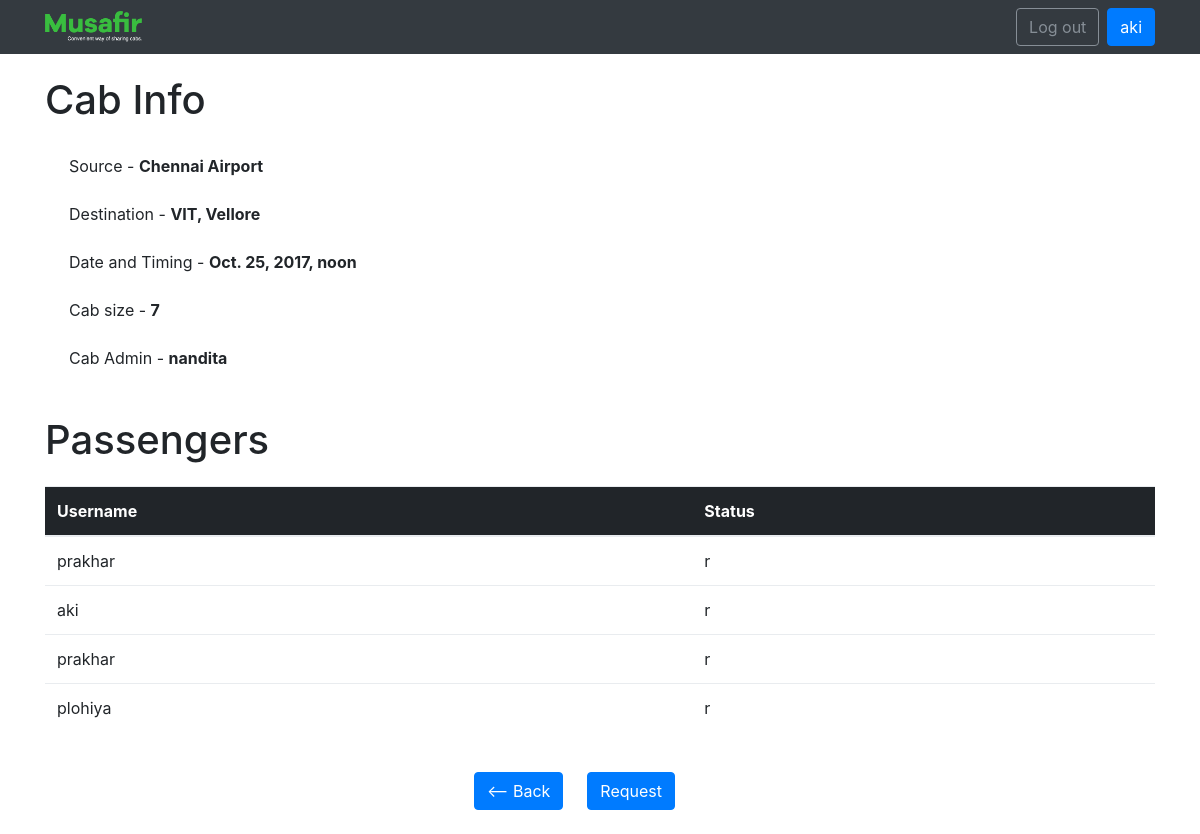
The app's page /cab_info/2/ (signed in) with its own data.
### cabshare/models.py (models this page shows)
class Cab(models.Model):
    source = models.CharField(max_length=20)
    destination = models.CharField(max_length=20)
    dep_date_time = models.DateTimeField()
    size = models.IntegerField()
    cab_admin = models.ForeignKey(User,on_delete = models.CASCADE,related_name='cab_admin')
    created_at = models.DateTimeField(auto_now_add=True)

class Passengers(models.Model):
    user = models.ForeignKey(User,on_delete = models.CASCADE, related_name='passangers')
    of_cab = models.ForeignKey(Cab,on_delete = models.CASCADE, related_name='of_cab')
    is_cab_admin = models.BooleanField()
    approval_status = models.CharField(max_length=1) # requested = r, approved = a, declined = d

### cabshare/views.py (the view, shortened to what this page needs)
# urls.py: url(r'^cab_info/(?P<pk>\d+)/$', views.cab_info, name='cab_info'),
@login_required(login_url='/login')
def cab_info(request, pk):
    cab = get_object_or_404(Cab, id=pk)
    passengers = list(Passengers.objects.filter(of_cab=pk))
    try:
        current_user = Passengers.objects.get(user = request.user, of_cab = cab)
    except Passengers.DoesNotExist:
        current_user = None
    if current_user != None:
        if current_user.approval_status == 'a':
            contact_access=True
        else:
            contact_access=False
    else:
        contact_access=False
    return render(request, 'cab_info.html', {'cab': cab, 'passengers': passengers, 'contact_access': contact_access})

### templates/cab_info.html (shortened to what this page needs)
{% extends "base.html" %}
{% block content %}
<br>
<div class="container">
    <h1> Cab Info </h1>
</div>
<br>
<div class="container">
    <div class="ml-4 mb-4">
    Source - <span class="font-weight-bold">{{ cab.source }}</span>
    </div>
    <div class="ml-4 mb-4">
        Destination - <span class="font-weight-bold">{{ cab.destination }}</span>
    </div>
    <div class="ml-4 mb-4">
        Date and Timing - <span class="font-weight-bold">{{ cab.dep_date_time }}</span>
    </div>
    <div class="ml-4 mb-4">
        Cab size - <span class="font-weight-bold">{{ cab.size }}</span>
    </div>
    <div class="ml-4 mb-4">
        Cab Admin - <span class="font-weight-bold">{{ cab.cab_admin }}</span>
    </div>
</div>
<div class="container">
    <br>
    <h1 class="mb-4"> Passengers </h1>
<table class="table center">
    <thead class="thead-inverse">
    <tr>
        <th>Username</th>
        <th>Status</th>
    </tr>
    </thead>
    <tbody>
        {% for passenger in passengers %}
            <tr>
            {% if passenger.is_cab_admin %}
            <td class="align-middle"> {{ passenger.user }} </td>
            <td class="align-middle"> a (Cab Admin)</td>
            {% else %}
            <td class="align-middle"> {{ passenger.user }} </td>
            <td class="align-middle">
                {{ passenger.approval_status }} </td>
            </tr>
            {% endif %}
        {% endfor %}
    </tbody>
</table>
</div>
<br>
<div class="row mx-auto" style="width: 300px;">
    <div class="ml-4 mb-4">
        <a href="{% url 'view_cabs' %}" class="btn btn-primary"> <-- Back</a>
    </div>
    <form method="post" novalidate>
    <div class="ml-4 mb-4">
            <button type="submit" class="btn btn-primary btn-block">Request</button>
    </div>
    </form>
</div>
{% endblock %}

### templates/base.html (shortened to what this page needs)
{% load static %}
<!DOCTYPE html>
<html>
<head>
    <link rel="stylesheet" href="{% static 'css/bootstrap.min.css' %}"> {% block stylesheet %}{% endblock %}
</head>
<body>
    <nav class="navbar navbar-expand-lg navbar-dark bg-dark">
        <div class="container">
            <a class="navbar-left" href="{% url 'view_cabs' %}"><img style="height: 32px;" src="{% static 'img\logo_Musafir.png' %}"></a>
            <div class="" id="mainMenu">
                {% if user.is_authenticated %}
                <form class="form-inline ml-auto">
                    <a href="{% url 'logout' %}" class="btn btn-outline-secondary">Log out</a>
                    <a href="#" class="btn btn-primary ml-2">{{ user.username }}</a>
                </form>
                {% else %}
                <form class="form-inline ml-auto">
                    <a href="{% url 'login' %}" class="btn btn-outline-secondary">Log in</a>
                    <a href="{% url 'signup' %}" class="btn btn-primary ml-2">Sign up</a>
                </form>
                {% endif %}
            </div>
        </div>
    </nav>
    {% block content %} {% endblock %}
</body>
</html>

### records on screen
Cab: source "Chennai Airport", destination "VIT, Vellore", dep_date_time "Oct. 25, 2017, noon", size "7", cab_admin "nandita"
Passengers: user "prakhar", approval_status "r"
Passengers: user "aki", approval_status "r"
Passengers: user "prakhar", approval_status "r"
Passengers: user "plohiya", approval_status "r"

### other values on screen
{{ user.username }} "aki"
